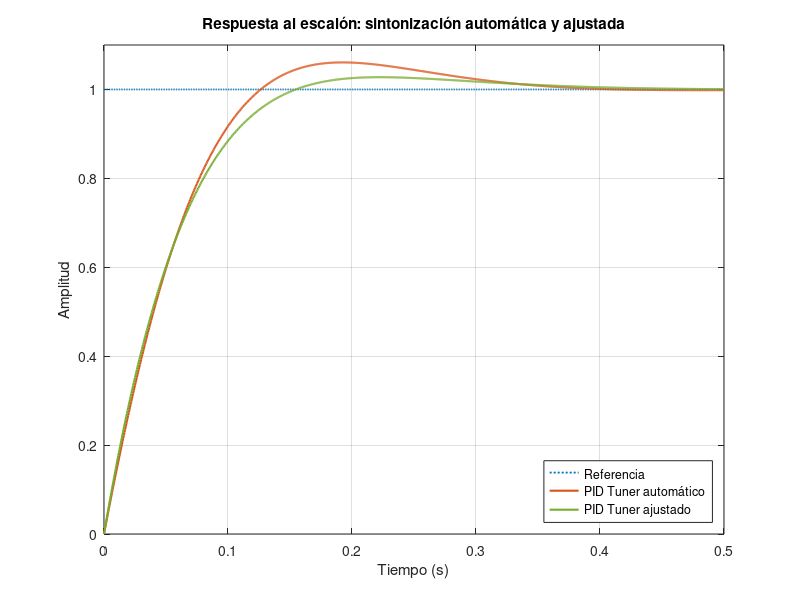

Write MATLAB code to recreate this figure. (Note: this script raises an error after producing the figure.)
clear
clc
close all

G = tf(2.7157,[0.097505 1]);

C_Automatico = pid(0.52714,9.7994,0);
C_Ajustado = pid(0.59014,8.5172,0);

T_Automatico = feedback(C_Automatico*G,1);
T_Ajustado = feedback(C_Ajustado*G,1);

t = 0:0.0005:0.5;

y_Automatico = step(T_Automatico,t);
y_Ajustado = step(T_Ajustado,t);

figure('Color','w')
plot(t,ones(size(t)),':','Color',[0 0.4470 0.7410],'LineWidth',1.3)
hold on
plot(t,y_Automatico,'Color',[0.8500 0.3250 0.0980],'LineWidth',1.5)
plot(t,y_Ajustado,'Color',[0.4660 0.6740 0.1880],'LineWidth',1.5)
grid on
xlabel('Tiempo (s)')
ylabel('Amplitud')
title('Respuesta al escalón: sintonización automática y ajustada')
legend('Referencia','PID Tuner automático','PID Tuner ajustado','Location','southeast')
xlim([0 0.5])
ylim([0 1.1])
hold off

S_Automatico = stepinfo(T_Automatico);
S_Ajustado = stepinfo(T_Ajustado);

ess_Automatico = abs(1-dcgain(T_Automatico));
ess_Ajustado = abs(1-dcgain(T_Ajustado));

Resultados = table( ...
    [0.52714; 0.59014], ...
    [9.7994; 8.5172], ...
    [0; 0], ...
    [S_Automatico.RiseTime; S_Ajustado.RiseTime], ...
    [S_Automatico.SettlingTime; S_Ajustado.SettlingTime], ...
    [S_Automatico.Overshoot; S_Ajustado.Overshoot], ...
    [ess_Automatico; ess_Ajustado], ...
    'VariableNames',{'Kp','Ki','Kd','tr_s','ts_s','Mp_porcentaje','ess'}, ...
    'RowNames',{'Automatico','Ajustado'});

disp(Resultados)
